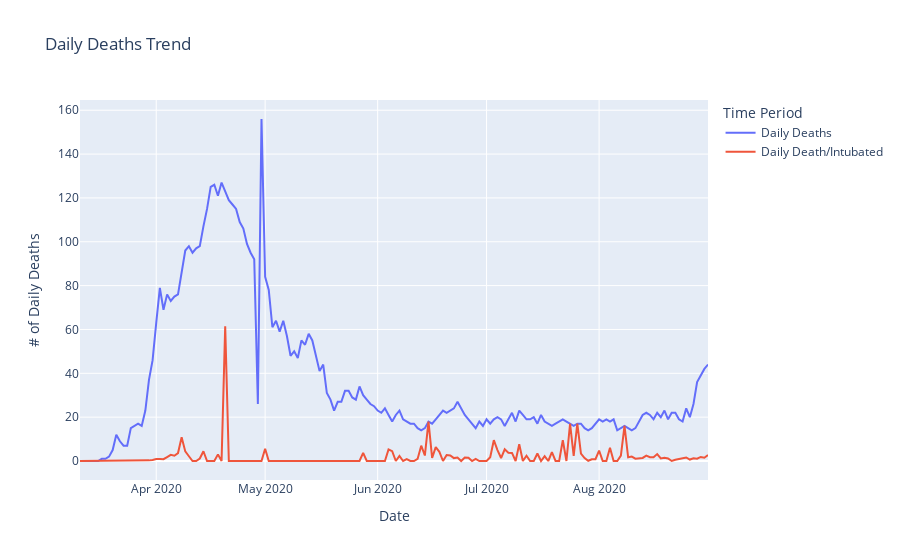

Notebook code cell kept with this figure:
### Markdown cell above
Hemen alttaki grafikte ise iki farklı grafiğin birleşimini görüyoruz. Çizgi grafiği günlük vefat eden sayısının gösterirken nokta grafiği şeklinde olan grafik ise günlük entübe hasta başına vefat eden sayısı göstermektedir. Özellikle 20 Nisan günü açıklana sayılara göre bu değer 61.5 ile en üst seviyeye çıkmış daha sonra azalmaya başlamıştır. İkinci bir grafik eklemek için plotly.express.line.add_scatter() fonksiyonu kullanıldı.

### Code cell
#Plotting deaths number
death_fig = px.line(x=df.index,y=df['DailyDeaths'], color=px.Constant("Daily Deaths"),
             labels=dict(x="Date", y="# of Daily Deaths", color="Time Period"),
            title = 'Daily Deaths Trend')
death_fig.add_scatter(x=df.index,y=df['Daily Death/Intubated'], name="Daily Death/Intubated")
death_fig.show()

### Figure 1 — Plotly figure (JSON) as saved in the notebook; plotly's stock layout.template omitted (floating-point values rounded to 4 significant figures; data arrays with more than 128 entries replaced by an {"elided": "..."} marker saying what was removed)
{"data": [{"hovertemplate": "Time Period=Daily Deaths<br>Date=%{x}<br># of Daily Deaths=%{y}<extra></extra>", "legendgroup": "Daily Deaths", "line": {"color": "#636efa", "dash": "solid"}, "mode": "lines", "name": "Daily Deaths", "orientation": "v", "showlegend": true, "type": "scatter", "x": {"elided": "174 str values"}, "xaxis": "x", "y": {"elided": "174 int values"}, "yaxis": "y"}, {"name": "Daily Death/Intubated", "type": "scatter", "x": {"elided": "174 str values"}, "y": {"elided": "174 float values"}}], "layout": {"legend": {"title": {"text": "Time Period"}, "tracegroupgap": 0}, "title": {"text": "Daily Deaths Trend"}, "xaxis": {"anchor": "y", "domain": [0, 1], "title": {"text": "Date"}}, "yaxis": {"anchor": "x", "domain": [0, 1], "title": {"text": "# of Daily Deaths"}}}}
